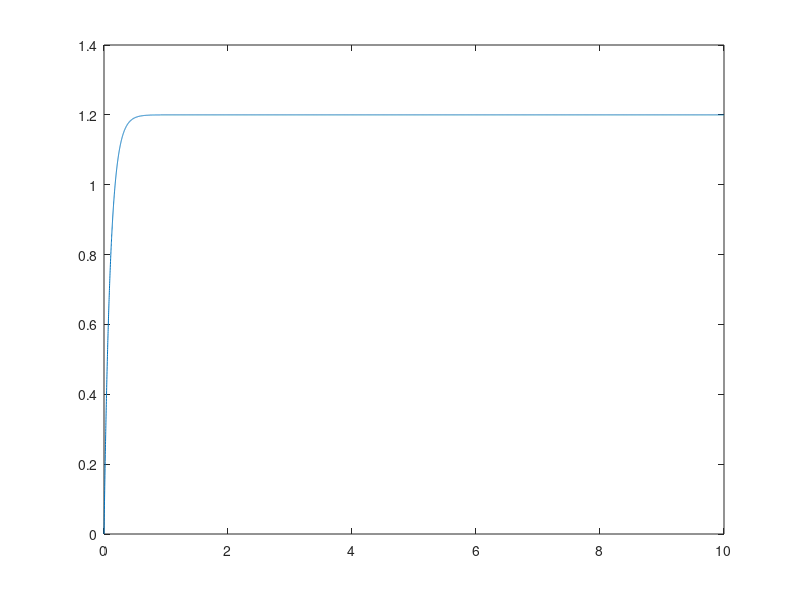

The MATLAB source for this figure:
%Função step no octave
k = 1.2;
tau = 0.1;
tmax = 10.0;
num = k;
den = [tau 1];
fun_transf = tf(num,den)
vetor_tempo = [0:0.001:tmax];
[y,y1] = step(fun_transf,vetor_tempo);
plot(vetor_tempo,y)

